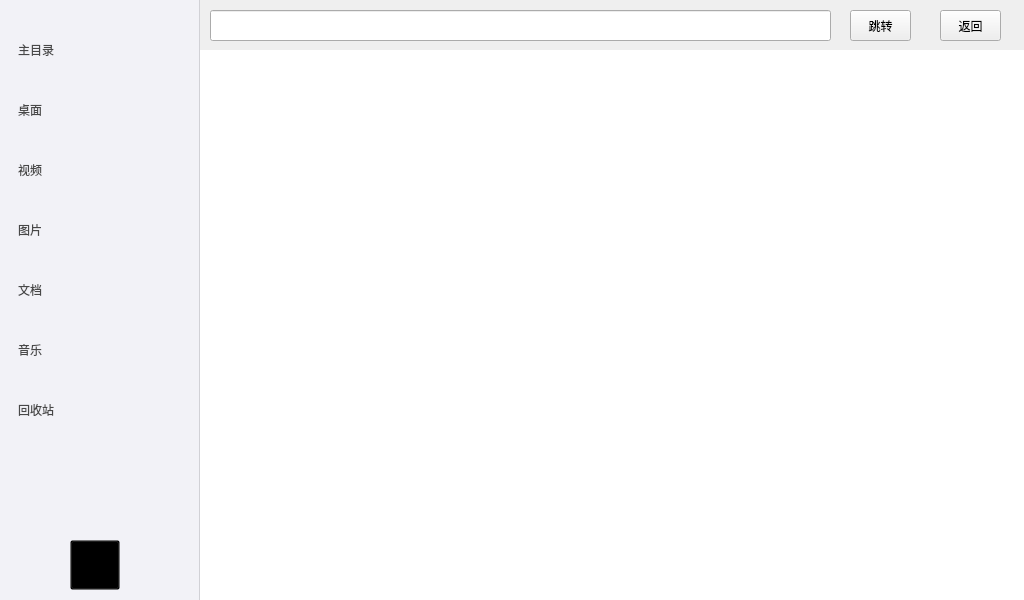
<?xml version="1.0" encoding="UTF-8"?>
<ui version="4.0">
 <class>FileManager</class>
 <widget class="QWidget" name="FileManager">
  <property name="geometry">
   <rect>
    <x>0</x>
    <y>0</y>
    <width>1024</width>
    <height>600</height>
   </rect>
  </property>
  <property name="windowTitle">
   <string>Form</string>
  </property>
  <property name="styleSheet">
   <string notr="true">/* =========================================
   1. 全局设置
   ========================================= */
QWidget {
    /* 默认字体 */
    font-family: &quot;Microsoft YaHei&quot;;
}

/* =========================================
   2. 左侧菜单栏 (Sidebar) - 制造“阴影感”
   ========================================= */
#sideBar {
    /* 【关键】背景设为浅灰色，与右边的白色区分开 */
    background-color: #F2F2F7; 

    /* 【关键】右边加一条深灰色的线，这是制造“层级感”的核心 */
    border: none;
    border-right: 1px solid #D1D1D6; 
    
    /* 去掉选中时的虚线框 */
    outline: none;
    
    /* 让列表内容不要贴顶，留点呼吸感 */
    padding-top: 20px;
}

/* 侧边栏的每一个选项 (未选中) */
#sideBar::item {
    height: 50px;            /* 每一行的高度 */
    color: #484848;          /* 文字深灰 */
    margin: 5px 15px;        /* 【关键】左右留出空隙，让选项像悬浮的按钮 */
    border-radius: 8px;      /* 圆角 */
    border: none;
}

QListWidget::item:selected { 
    background-color: #dedede; 
    color: #E95420;             /* Ubuntu 标志性的橙色文字 */
    border-left: 4px solid #E95420; /* 左侧橙色竖条指示器 */
}

</string>
  </property>
  <widget class="QListWidget" name="sideBar">
   <property name="geometry">
    <rect>
     <x>0</x>
     <y>0</y>
     <width>200</width>
     <height>600</height>
    </rect>
   </property>
   <property name="frameShape">
    <enum>QFrame::NoFrame</enum>
   </property>
   <item>
    <property name="text">
     <string>主目录</string>
    </property>
   </item>
   <item>
    <property name="text">
     <string>桌面</string>
    </property>
   </item>
   <item>
    <property name="text">
     <string>视频</string>
    </property>
   </item>
   <item>
    <property name="text">
     <string>图片</string>
    </property>
   </item>
   <item>
    <property name="text">
     <string>文档</string>
    </property>
   </item>
   <item>
    <property name="text">
     <string>音乐</string>
    </property>
   </item>
   <item>
    <property name="text">
     <string>回收站</string>
    </property>
   </item>
  </widget>
  <widget class="QWidget" name="widget" native="true">
   <property name="geometry">
    <rect>
     <x>200</x>
     <y>0</y>
     <width>831</width>
     <height>600</height>
    </rect>
   </property>
   <widget class="QListWidget" name="fileList">
    <property name="geometry">
     <rect>
      <x>0</x>
      <y>50</y>
      <width>824</width>
      <height>551</height>
     </rect>
    </property>
    <property name="frameShape">
     <enum>QFrame::NoFrame</enum>
    </property>
    <property name="iconSize">
     <size>
      <width>150</width>
      <height>150</height>
     </size>
    </property>
    <property name="movement">
     <enum>QListView::Static</enum>
    </property>
    <property name="resizeMode">
     <enum>QListView::Adjust</enum>
    </property>
    <property name="spacing">
     <number>15</number>
    </property>
    <property name="viewMode">
     <enum>QListView::IconMode</enum>
    </property>
   </widget>
   <widget class="QFrame" name="navBar">
    <property name="geometry">
     <rect>
      <x>0</x>
      <y>0</y>
      <width>831</width>
      <height>51</height>
     </rect>
    </property>
    <property name="frameShape">
     <enum>QFrame::NoFrame</enum>
    </property>
    <property name="frameShadow">
     <enum>QFrame::Raised</enum>
    </property>
    <widget class="QLineEdit" name="linePath">
     <property name="geometry">
      <rect>
       <x>10</x>
       <y>10</y>
       <width>621</width>
       <height>31</height>
      </rect>
     </property>
    </widget>
    <widget class="QPushButton" name="btnBack">
     <property name="geometry">
      <rect>
       <x>740</x>
       <y>10</y>
       <width>61</width>
       <height>31</height>
      </rect>
     </property>
     <property name="text">
      <string>返回</string>
     </property>
    </widget>
    <widget class="QPushButton" name="btnGo">
     <property name="geometry">
      <rect>
       <x>650</x>
       <y>10</y>
       <width>61</width>
       <height>31</height>
      </rect>
     </property>
     <property name="text">
      <string>跳转</string>
     </property>
    </widget>
   </widget>
  </widget>
  <widget class="QPushButton" name="file_back">
   <property name="geometry">
    <rect>
     <x>70</x>
     <y>540</y>
     <width>50</width>
     <height>50</height>
    </rect>
   </property>
   <property name="focusPolicy">
    <enum>Qt::NoFocus</enum>
   </property>
   <property name="styleSheet">
    <string notr="true">QPushButton {
background-image: url(:/images/back.svg);
background-repeat: no-repeat;
 background-position: center;
background-color: transparent;
}</string>
   </property>
   <property name="text">
    <string/>
   </property>
  </widget>
 </widget>
 <resources/>
 <connections/>
</ui>
